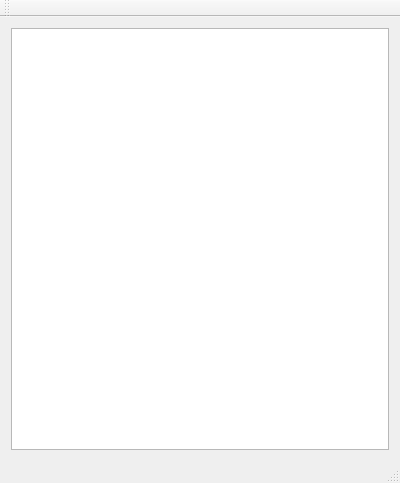
<?xml version="1.0" encoding="UTF-8"?>
<ui version="4.0">
 <class>MainWindow</class>
 <widget class="QMainWindow" name="MainWindow">
  <property name="geometry">
   <rect>
    <x>0</x>
    <y>0</y>
    <width>400</width>
    <height>483</height>
   </rect>
  </property>
  <property name="sizePolicy">
   <sizepolicy hsizetype="Preferred" vsizetype="Preferred">
    <horstretch>0</horstretch>
    <verstretch>0</verstretch>
   </sizepolicy>
  </property>
  <property name="windowTitle">
   <string>MainWindow</string>
  </property>
  <widget class="QWidget" name="centralWidget">
   <layout class="QVBoxLayout" name="verticalLayout_2">
    <item>
     <layout class="QVBoxLayout" name="verticalLayout">
      <property name="sizeConstraint">
       <enum>QLayout::SetMaximumSize</enum>
      </property>
      <item>
       <widget class="QTreeView" name="treeView">
        <property name="maximumSize">
         <size>
          <width>16777215</width>
          <height>16777215</height>
         </size>
        </property>
       </widget>
      </item>
     </layout>
    </item>
   </layout>
  </widget>
  <widget class="QMenuBar" name="menuBar">
   <property name="geometry">
    <rect>
     <x>0</x>
     <y>0</y>
     <width>400</width>
     <height>23</height>
    </rect>
   </property>
  </widget>
  <widget class="QToolBar" name="mainToolBar">
   <attribute name="toolBarArea">
    <enum>TopToolBarArea</enum>
   </attribute>
   <attribute name="toolBarBreak">
    <bool>false</bool>
   </attribute>
  </widget>
  <widget class="QStatusBar" name="statusBar"/>
 </widget>
 <layoutdefault spacing="6" margin="11"/>
 <resources/>
 <connections/>
</ui>
